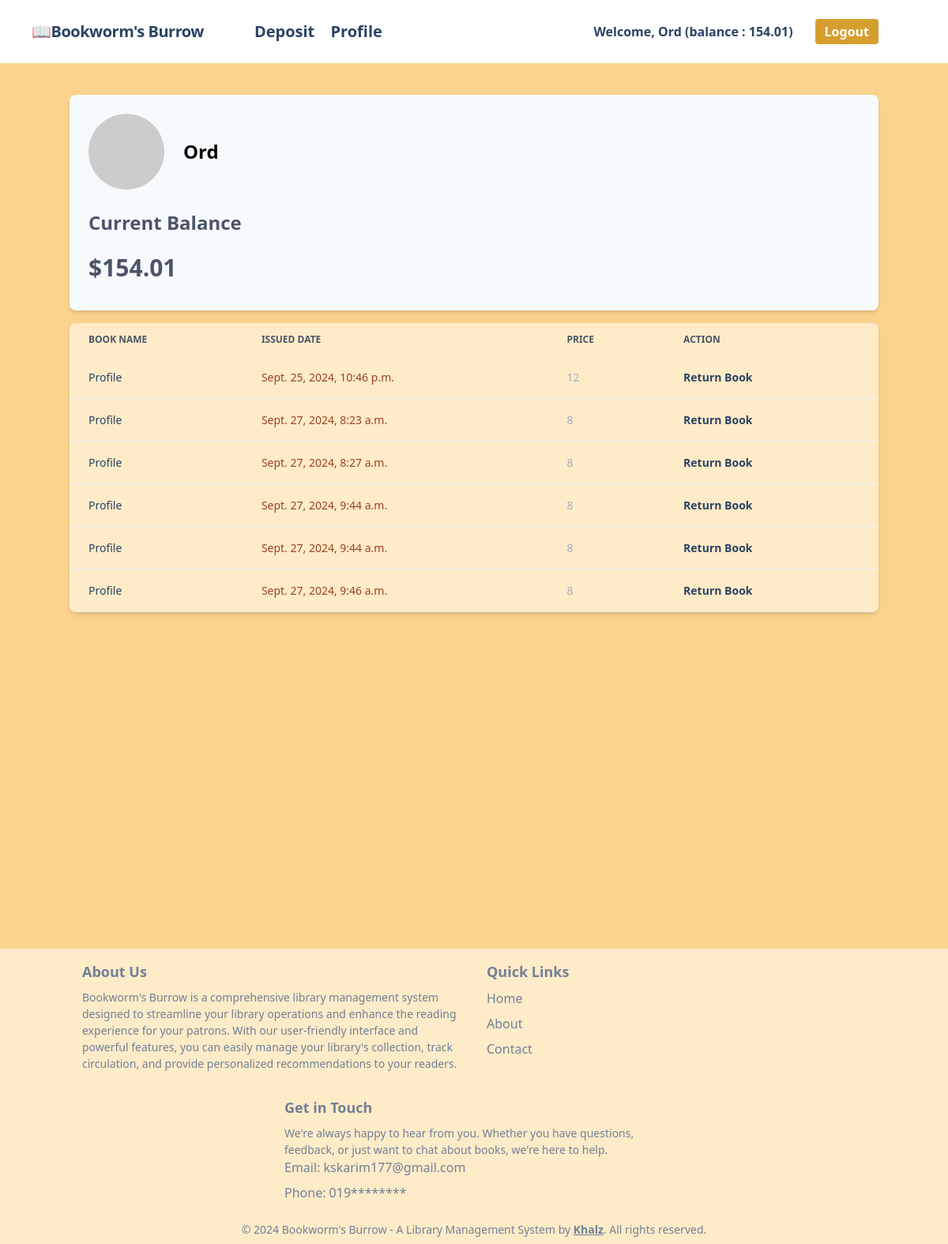
/accounts/profile/ (signed in), run on the app's committed database.
### accounts/models.py (models this page shows, shortened)
class UserLibraryAccount(models.Model):
    user = models.OneToOneField(User, related_name="account",on_delete=models.CASCADE)
    account_id = models.IntegerField(unique=True)
    birth_date = models.DateTimeField(null=True, blank=True)
    balance = models.DecimalField(max_digits=10, decimal_places=2, default=0.00)
    address = models.CharField(max_length=100)

### posts/models.py (models this page shows, shortened)
class BorrowedBookModel(models.Model):
    user = models.ForeignKey(User, on_delete=models.CASCADE)
    book = models.ForeignKey(Post, on_delete=models.CASCADE)
    borrowed_date = models.DateTimeField(auto_now_add=True)

class Post(models.Model):
    title = models.CharField(max_length=50)
    description = models.TextField()
    category = models.ManyToManyField(Category)
    price = models.IntegerField()
    rating = models.PositiveIntegerField(
        default=0,
        validators=[MinValueValidator(0), MaxValueValidator(5)]
    )
    image = models.ImageField(upload_to='posts/media/uploads/',blank = True, null = True)

### accounts/views.py (the view)
# urls.py: path('profile/',  views.profileView, name='profile'),
def profileView(request):
    data = BorrowedBookModel.objects.filter(user=request.user)
    user_data = UserLibraryAccount.objects.filter(user=request.user)
    return render(request, 'accounts/profile.html', {'data':data, 'user_data':user_data})

### accounts/templates/accounts/profile.html (shortened to what this page needs)
{% extends "base.html" %}
{% block content %}
    <div class="bg-gray-100 container mx-auto mt-10 p-6 bg-white rounded-lg shadow-md">
        <div class="flex items-center mb-6">
            <img src="https://via.placeholder.com/150" alt="Profile Picture" class="rounded-full h-24 w-24 object-cover mr-6">
            <h2 class="text-2xl font-bold">{{user.username}}</h2>
        </div>
        <div class="mb-4">
            <label for="firstName" class="block text-2xl text-gray-700 font-bold mb-2">Current Balance</label>
        </div>
        <h1 class="block text-3xl text-gray-700 font-semibold mb-2">${{request.user.account.balance}}</h1>
    </div>
<div class="bg-orange-200 mt-4 relative overflow-x-auto shadow-md sm:rounded-lg">
    <table class="w-full text-sm text-left rtl:text-right text-gray-500 dark:text-gray-400">
        <thead class="text-xs text-gray-700 uppercase dark:text-gray-400">
            <tr>
                <th scope="col" class="px-6 py-3 bg-gray-50 dark:bg-gray-800">
                    Book name
                </th>
                <th scope="col" class="px-6 py-3">
                    Issued Date
                </th>
                <th scope="col" class="px-6 py-3 bg-gray-50 dark:bg-gray-800">
                    Price
                </th>
                <th scope="col" class="px-6 py-3">
                    Action
                </th>
            </tr>
        </thead>
        <tbody>
            {% for i in data %}
                <tr class="border-b border-gray-200 dark:border-gray-700">
                    <th scope="row" class="px-6 py-4 font-medium text-gray-900 whitespace-nowrap bg-gray-50 dark:text-white dark:bg-gray-800">
                        <a href="{% url 'detail_post' i.book.id %}" class="block mt-4 lg:inline-block lg:mt-0 text-blue-900 hover:text-red-900 hover:font-black mr-4">
                            Profile
                        </a>
                    </th>
                    <td class="px-6 py-4 text-orange-800">
                        {{i.borrowed_date}}
                    </td>
                    <td class="px-6 py-4 bg-gray-50 dark:bg-gray-800">
                        {{i.book.price}}
                    </td>
                    <td class="px-6 py-4">
                        <a href="{% url 'return_book' i.id %}" class="block mt-4 font-semibold lg:inline-block lg:mt-0 text-blue-900 hover:text-red-900 hover:font-black mr-4">
                            Return Book
                        </a>
                    </td>
                </tr>
            {% endfor %}
        </tbody>
    </table>
</div>
{% endblock content %}

### core/templates/navbar.html (shortened to what this page needs)
<nav class="flex items-center justify-between flex-wrap bg-white p-6 px-10">
    <div class="flex items-center flex-shrink-0 text-white mr-6">
        <span class="font-semibold text-xl tracking-tight text-blue-900"><a href="/">📖Bookworm's Burrow</a></span>
    </div>
    <div class="w-full block flex-grow lg:flex lg:items-center lg:w-auto px-10">
        {% if request.user.is_authenticated %}
            <div class="text-md lg:flex-grow">
                <a href="{% url 'deposit' %}" class="block mt-4 font-semibold text-xl lg:inline-block lg:mt-0 text-blue-900 hover:text-orange-900 hover:font-black mr-4">
                    Deposit
                </a>
                <a href="{% url 'profile' %}" class="block text-xl mt-4 font-semibold lg:inline-block lg:mt-0 text-blue-900 hover:text-orange-900 hover:font-black mr-4">
                    Profile
                </a>
            </div>
            <div class="flex w-auto">
                <div class="text-blue-900 my-auto font-black px-5">Welcome, {{ request.user.username }} (balance : {{request.user.account.balance}}) </div>
                <form  method='post' action="{% url 'logout' %}">
                    <button type='submit' class="bg-yellow-600 mx-2 hover:bg-yellow-800 text-white font-bold py-1 px-3 rounded focus:outline-none focus:shadow-outline">Logout</button>
                </form>
            </div>
        {% endif %}
    </div>
</nav>

### data on the page
BorrowedBookModel: borrowed_date "Sept. 25, 2024, 10:46 p.m.", book.price "12"
BorrowedBookModel: borrowed_date "Sept. 27, 2024, 8:23 a.m.", book.price "8"
BorrowedBookModel: borrowed_date "Sept. 27, 2024, 8:27 a.m.", book.price "8"
BorrowedBookModel: borrowed_date "Sept. 27, 2024, 9:44 a.m.", book.price "8"
BorrowedBookModel: borrowed_date "Sept. 27, 2024, 9:44 a.m.", book.price "8"
BorrowedBookModel: borrowed_date "Sept. 27, 2024, 9:46 a.m.", book.price "8"

### other printed values
{{ request.user.username }} "Ord"
{{ request.user.account.balance }} "154.01"
{{ user.username }} "Ord"
